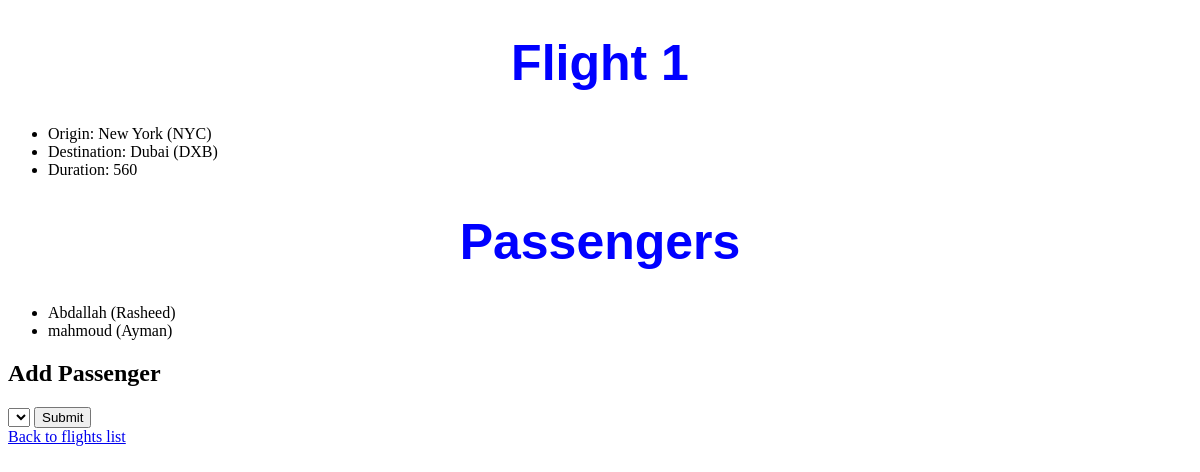
The page /flights/1 on the database its author committed.
### flights/models.py (models this page shows, shortened)
class Flights(models.Model):
    origin = models.ForeignKey(Airport, on_delete=models.CASCADE, related_name="departures")
    destination = models.ForeignKey(Airport, on_delete=models.CASCADE, related_name="arrivals")
    duration = models.IntegerField()

class Airport(models.Model):
    code = models.CharField(max_length= 3)
    city = models.CharField(max_length=64)
    def __str__(self):
        return f"{self.city} ({self.code})"

class passenger(models.Model):
    firstName = models.CharField(max_length=10)
    lastName = models.CharField(max_length=10)
    flights = models.ManyToManyField(Flights, blank=True, related_name="passengers")
    def __str__(self):
        return f"{self.firstName} ({self.lastName})"

### flights/views.py (the view)
# urls.py: path("<int:flight_id>", views.flight, name="flight"),
def flight(request, flight_id):
    flight = Flights.objects.get(pk=flight_id)
    return render(request, "flights/flight.html", {
        "flight": flight,
        "passengers": flight.passengers.all(),
        "nonPassengers": passenger.objects.exclude(flights=flight).all(),
    })

### flights/templates/flights/flight.html (shortened to what this page needs)
{% extends "flights/layout.html" %}
{% block body %}
    <h1>Flight {{flight.id}}</h1>
    <ul>
        <li>Origin: {{flight.origin}}</li>
        <li>Destination: {{flight.destination}}</li>
        <li>Duration: {{flight.duration}}</li>
    </ul>
    <h1>Passengers</h1>
    <ul>
        {% for passenger in passengers %}
            <li>{{passenger}}</li>
        {% empty %}
            <li>No Passengers</li>
        {% endfor %}
    </ul>
    <h2>Add Passenger</h2>
    <form action="{% url 'book' flight.id %}", method="post">
        <select name="passenger" id="passenger">
        </select>
        <input type="submit">
    </form>
    <a href="{% url 'index' %}">Back to flights list</a>
{% endblock %}

### flights/static/flights/style.css (style rules this page uses)
h1 { font-family: sans-serif; font-size: 50px; text-align: center; color: blue; }

### rows shown on the page
Flights: id "1", origin "New York (NYC)", destination "Dubai (DXB)", duration "560"
passenger: firstName+lastName "Abdallah (Rasheed)"
passenger: firstName+lastName "mahmoud (Ayman)"
